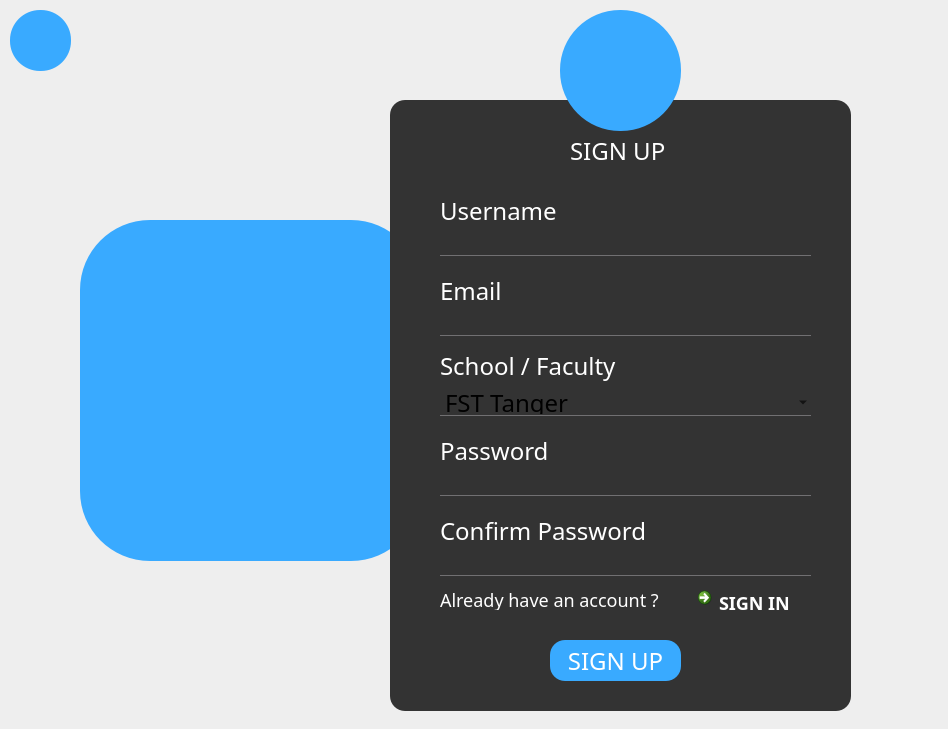
<?xml version="1.0" encoding="UTF-8"?>
<ui version="4.0">
 <class>signup</class>
 <widget class="QDialog" name="signup">
  <property name="enabled">
   <bool>true</bool>
  </property>
  <property name="geometry">
   <rect>
    <x>0</x>
    <y>0</y>
    <width>948</width>
    <height>729</height>
   </rect>
  </property>
  <property name="windowTitle">
   <string>Dialog</string>
  </property>
  <property name="styleSheet">
   <string notr="true">* {
	font-family: century gothic;
	font-size: 24px;
}

#toolButton_3{

	border-radius: 30px;
}

QFrame {
	background: #333;
	border-radius: 15px;
}

QDialog {
	background: #eee;
}

QPushButton {
	border-radius: 60px;
	background: #39AAFF;
	color: white;
}

QToolButton {
	border-radius: 60px;
	background: #39AAFF;
}

QLabel {
	color: white;
}

#pushButton{
	border-radius: 15px;
}

#pushButton_2{
	border-radius: 15px;
}

QPushButton:hover{
	color: red;
	border-radius: 15px;
	background: #eee;
}

QLineEdit{
	background: transparent;
	border: none;
	color: #717072;
	border-bottom: 1px solid #717072;

}

#frame_2 {
	background: url(:/image.png);
}

#commandLinkButton {
	background: transparent;
	font-size: 18px;
	color: white;
	font-weight: bold
}

#toolButton_2 {
	border-radius: 70px;
}

#label_6 {
	font-size: 18px;
	color: white;
	font-weight: normal
}

QScrollBar{
	border: 1px solid #999999;
	background: #717072;
	width: 10px;
	margin: 0;
}



#comboBox {
	background: transparent;
	border: none;
	border-bottom: 1px solid #717072;
	
}

#comboBox::itemData {
	color: white;

	
}




</string>
  </property>
  <widget class="QToolButton" name="toolButton">
   <property name="enabled">
    <bool>true</bool>
   </property>
   <property name="geometry">
    <rect>
     <x>560</x>
     <y>10</y>
     <width>121</width>
     <height>121</height>
    </rect>
   </property>
   <property name="mouseTracking">
    <bool>false</bool>
   </property>
   <property name="tabletTracking">
    <bool>false</bool>
   </property>
   <property name="focusPolicy">
    <enum>Qt::WheelFocus</enum>
   </property>
   <property name="acceptDrops">
    <bool>false</bool>
   </property>
   <property name="autoFillBackground">
    <bool>false</bool>
   </property>
   <property name="text">
    <string/>
   </property>
   <property name="icon">
    <iconset resource="images.qrc">
     <normaloff>:/add-user (1).png</normaloff>:/add-user (1).png</iconset>
   </property>
   <property name="iconSize">
    <size>
     <width>60</width>
     <height>60</height>
    </size>
   </property>
   <property name="checkable">
    <bool>false</bool>
   </property>
   <property name="autoRepeat">
    <bool>false</bool>
   </property>
   <property name="autoExclusive">
    <bool>false</bool>
   </property>
  </widget>
  <widget class="QToolButton" name="toolButton_2">
   <property name="enabled">
    <bool>true</bool>
   </property>
   <property name="geometry">
    <rect>
     <x>80</x>
     <y>220</y>
     <width>341</width>
     <height>341</height>
    </rect>
   </property>
   <property name="mouseTracking">
    <bool>false</bool>
   </property>
   <property name="tabletTracking">
    <bool>false</bool>
   </property>
   <property name="acceptDrops">
    <bool>false</bool>
   </property>
   <property name="autoFillBackground">
    <bool>false</bool>
   </property>
   <property name="text">
    <string/>
   </property>
   <property name="icon">
    <iconset resource="images.qrc">
     <normaloff>:/image.png</normaloff>:/image.png</iconset>
   </property>
   <property name="iconSize">
    <size>
     <width>400</width>
     <height>400</height>
    </size>
   </property>
   <property name="checkable">
    <bool>false</bool>
   </property>
   <property name="autoRepeat">
    <bool>false</bool>
   </property>
   <property name="autoExclusive">
    <bool>false</bool>
   </property>
  </widget>
  <widget class="QFrame" name="frame">
   <property name="geometry">
    <rect>
     <x>390</x>
     <y>100</y>
     <width>461</width>
     <height>611</height>
    </rect>
   </property>
   <property name="frameShape">
    <enum>QFrame::StyledPanel</enum>
   </property>
   <property name="frameShadow">
    <enum>QFrame::Raised</enum>
   </property>
   <widget class="QLabel" name="label">
    <property name="geometry">
     <rect>
      <x>180</x>
      <y>40</y>
      <width>101</width>
      <height>21</height>
     </rect>
    </property>
    <property name="text">
     <string>SIGN UP</string>
    </property>
   </widget>
   <widget class="QLineEdit" name="lineEdit">
    <property name="geometry">
     <rect>
      <x>50</x>
      <y>130</y>
      <width>371</width>
      <height>26</height>
     </rect>
    </property>
    <property name="placeholderText">
     <string/>
    </property>
   </widget>
   <widget class="QLineEdit" name="lineEdit_2">
    <property name="geometry">
     <rect>
      <x>50</x>
      <y>210</y>
      <width>371</width>
      <height>26</height>
     </rect>
    </property>
    <property name="text">
     <string/>
    </property>
    <property name="echoMode">
     <enum>QLineEdit::Normal</enum>
    </property>
    <property name="placeholderText">
     <string/>
    </property>
   </widget>
   <widget class="QLabel" name="label_2">
    <property name="geometry">
     <rect>
      <x>50</x>
      <y>100</y>
      <width>151</width>
      <height>21</height>
     </rect>
    </property>
    <property name="text">
     <string>Username</string>
    </property>
   </widget>
   <widget class="QLabel" name="label_3">
    <property name="geometry">
     <rect>
      <x>50</x>
      <y>180</y>
      <width>151</width>
      <height>21</height>
     </rect>
    </property>
    <property name="text">
     <string>Email</string>
    </property>
   </widget>
   <widget class="QPushButton" name="pushButton_2">
    <property name="geometry">
     <rect>
      <x>160</x>
      <y>540</y>
      <width>131</width>
      <height>41</height>
     </rect>
    </property>
    <property name="text">
     <string>SIGN UP</string>
    </property>
   </widget>
   <widget class="QCommandLinkButton" name="commandLinkButton">
    <property name="geometry">
     <rect>
      <x>300</x>
      <y>480</y>
      <width>381</width>
      <height>41</height>
     </rect>
    </property>
    <property name="cursor">
     <cursorShape>ArrowCursor</cursorShape>
    </property>
    <property name="mouseTracking">
     <bool>true</bool>
    </property>
    <property name="text">
     <string>SIGN IN</string>
    </property>
    <property name="icon">
     <iconset resource="../../GST-SCOLARITE/build-GST-SCOLARITE-Desktop_Qt_6_4_0_MinGW_64_bit-Debug/debug/qmake_qmake_qm_files.qrc">
      <normaloff>:/i18n/GST-SCOLARITE_fr_FR.qm</normaloff>:/i18n/GST-SCOLARITE_fr_FR.qm</iconset>
    </property>
   </widget>
   <widget class="QLabel" name="label_4">
    <property name="geometry">
     <rect>
      <x>50</x>
      <y>340</y>
      <width>151</width>
      <height>21</height>
     </rect>
    </property>
    <property name="text">
     <string>Password</string>
    </property>
   </widget>
   <widget class="QLabel" name="label_5">
    <property name="geometry">
     <rect>
      <x>50</x>
      <y>250</y>
      <width>191</width>
      <height>31</height>
     </rect>
    </property>
    <property name="text">
     <string>School / Faculty</string>
    </property>
   </widget>
   <widget class="QLineEdit" name="lineEdit_3">
    <property name="geometry">
     <rect>
      <x>50</x>
      <y>370</y>
      <width>371</width>
      <height>26</height>
     </rect>
    </property>
    <property name="text">
     <string/>
    </property>
    <property name="echoMode">
     <enum>QLineEdit::Password</enum>
    </property>
    <property name="placeholderText">
     <string/>
    </property>
   </widget>
   <widget class="QLabel" name="label_6">
    <property name="geometry">
     <rect>
      <x>50</x>
      <y>490</y>
      <width>251</width>
      <height>20</height>
     </rect>
    </property>
    <property name="text">
     <string>Already have an account ? </string>
    </property>
   </widget>
   <widget class="QLineEdit" name="lineEdit_5">
    <property name="geometry">
     <rect>
      <x>50</x>
      <y>450</y>
      <width>371</width>
      <height>26</height>
     </rect>
    </property>
    <property name="text">
     <string/>
    </property>
    <property name="echoMode">
     <enum>QLineEdit::Password</enum>
    </property>
    <property name="placeholderText">
     <string/>
    </property>
   </widget>
   <widget class="QLabel" name="label_7">
    <property name="geometry">
     <rect>
      <x>50</x>
      <y>420</y>
      <width>241</width>
      <height>21</height>
     </rect>
    </property>
    <property name="text">
     <string>Confirm Password</string>
    </property>
   </widget>
   <widget class="QComboBox" name="comboBox">
    <property name="geometry">
     <rect>
      <x>50</x>
      <y>290</y>
      <width>371</width>
      <height>26</height>
     </rect>
    </property>
    <property name="focusPolicy">
     <enum>Qt::StrongFocus</enum>
    </property>
    <property name="autoFillBackground">
     <bool>false</bool>
    </property>
    <property name="styleSheet">
     <string notr="true"/>
    </property>
    <property name="editable">
     <bool>false</bool>
    </property>
    <property name="currentText">
     <string>FST Tanger</string>
    </property>
    <property name="insertPolicy">
     <enum>QComboBox::NoInsert</enum>
    </property>
    <property name="placeholderText">
     <string/>
    </property>
    <item>
     <property name="text">
      <string>FST Tanger</string>
     </property>
    </item>
    <item>
     <property name="text">
      <string>FST Al Hoceima</string>
     </property>
    </item>
    <item>
     <property name="text">
      <string>FS Tetouan</string>
     </property>
    </item>
    <item>
     <property name="text">
      <string>ENSA Tanger</string>
     </property>
    </item>
    <item>
     <property name="text">
      <string>ENSA Al Hoceima</string>
     </property>
    </item>
    <item>
     <property name="text">
      <string>ENSA Tetouan</string>
     </property>
    </item>
    <item>
     <property name="text">
      <string>FSJES Tanger</string>
     </property>
    </item>
    <item>
     <property name="text">
      <string>FSJES Tetouan</string>
     </property>
    </item>
    <item>
     <property name="text">
      <string>FP Larache</string>
     </property>
    </item>
    <item>
     <property name="text">
      <string>ENS Tetouan</string>
     </property>
    </item>
    <item>
     <property name="text">
      <string>EST Tetouan</string>
     </property>
    </item>
    <item>
     <property name="text">
      <string/>
     </property>
    </item>
   </widget>
  </widget>
  <widget class="QToolButton" name="toolButton_3">
   <property name="enabled">
    <bool>true</bool>
   </property>
   <property name="geometry">
    <rect>
     <x>10</x>
     <y>10</y>
     <width>61</width>
     <height>61</height>
    </rect>
   </property>
   <property name="mouseTracking">
    <bool>false</bool>
   </property>
   <property name="tabletTracking">
    <bool>false</bool>
   </property>
   <property name="acceptDrops">
    <bool>false</bool>
   </property>
   <property name="autoFillBackground">
    <bool>false</bool>
   </property>
   <property name="text">
    <string/>
   </property>
   <property name="icon">
    <iconset resource="images.qrc">
     <normaloff>:/back.png</normaloff>:/back.png</iconset>
   </property>
   <property name="iconSize">
    <size>
     <width>30</width>
     <height>30</height>
    </size>
   </property>
   <property name="checkable">
    <bool>false</bool>
   </property>
   <property name="autoRepeat">
    <bool>false</bool>
   </property>
   <property name="autoExclusive">
    <bool>false</bool>
   </property>
  </widget>
  <zorder>toolButton_2</zorder>
  <zorder>frame</zorder>
  <zorder>toolButton</zorder>
  <zorder>toolButton_3</zorder>
 </widget>
 <resources>
  <include location="images.qrc"/>
  <include location="../../GST-SCOLARITE/build-GST-SCOLARITE-Desktop_Qt_6_4_0_MinGW_64_bit-Debug/debug/qmake_qmake_qm_files.qrc"/>
 </resources>
 <connections/>
</ui>
